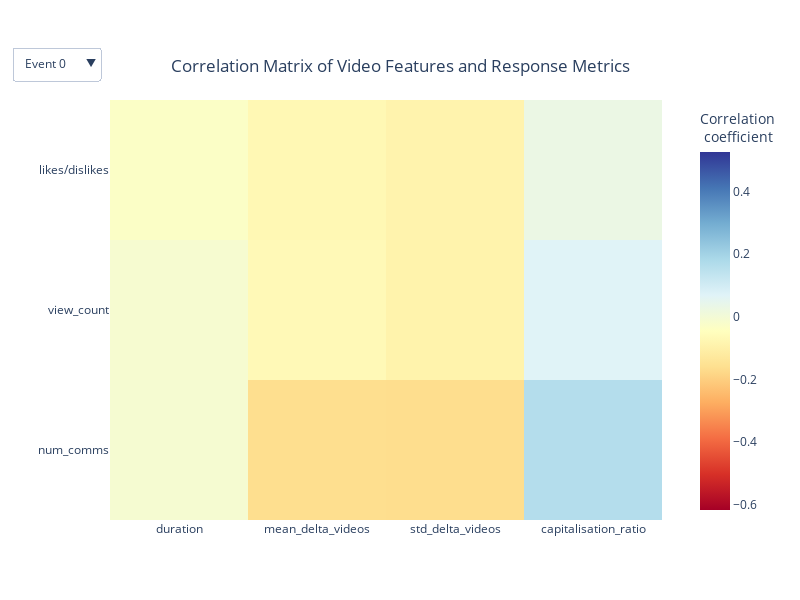

Notebook code cell kept with this figure:
### Code cell
fig = go.FigureWidget(layout={'width':800, 'height': 600})

fig.update_layout(autosize=False,title="Correlation Matrix of Video Features and Response Metrics", title_x=0.5, title_y=0.9, 
                  coloraxis= dict(colorscale='RdYlBu', colorbar={"title":"Correlation <br> coefficient", "x":1.05}))

list_of_events = ['Event 0', 'Event 1', 'Event 2', 'Event 3', 'Event 4', 'Event 5', 'Event 6', 'Event 7', 'Event 8', 'Event 9', 'Event 10', 'Event 11']

buttons = []

for i in range(len(list_of_events)):
    fig.add_trace(go.Heatmap(z=correlations[i][len(x_labels):,:len(x_labels)], x=x_labels, y=y_labels, coloraxis = 'coloraxis', name='Event '+str(i),
                  hovertemplate = "Correlation coefficient: %{z:.2f})<extra></extra>"))
    fig.add_trace(go.Heatmap(z=pvalues[i][len(x_labels):,:len(x_labels)], x=x_labels, y=y_labels, opacity=0, colorbar={"title":"p-value"}, showscale=False,
                  hovertemplate = "p-value: %{z:.2f}<extra></extra>"))
    buttons.append(dict(args=[{'visible': [False]*i*2+ [True, True] + [False]*(len(list_of_events)-i-1)*2}], label=list_of_events[i], method="restyle"))
    
fig.update_layout(
    updatemenus=[
        dict(
            buttons=list(buttons),
            direction="down",
            pad={"r": 10, "t": 10},
            showactive=True,
            x=0,
            xanchor="right",
            y=1.15,
            yanchor="top"
        ),
    ],
    hovermode='x'
)

fig.show(update_display=True)

### Figure 1 — Plotly figure (JSON) as saved in the notebook; plotly's stock layout.template omitted (floating-point values rounded to 4 significant figures)
{"data": [{"coloraxis": "coloraxis", "hovertemplate": "Correlation coefficient: %{z:.2f})<extra></extra>", "name": "Event 0", "type": "heatmap", "uid": "9895decc-069d-45b0-8481-bc6124a56ab1", "x": ["duration", "mean_delta_videos", "std_delta_videos", "capitalisation_ratio"], "y": ["num_comms", "view_count", "likes/dislikes"], "z": [[0.01658, -0.006301, -0.002989, 0.0237], [0.02938, -0.007128, -0.0156, 0.01811], [-0.004857, -0.1699, -0.1506, 0.04509]]}, {"colorbar": {"title": {"text": "p-value"}}, "hovertemplate": "p-value: %{z:.2f}<extra></extra>", "opacity": 0, "showscale": false, "type": "heatmap", "uid": "ca770edc-9c26-4a12-8ba9-d394920a8934", "x": ["duration", "mean_delta_videos", "std_delta_videos", "capitalisation_ratio"], "y": ["num_comms", "view_count", "likes/dislikes"], "z": [[4.491e-15, 0.002893, 0.1576, 3.722e-29], [6.896e-44, 0.0007517, 1.635e-13, 1.09e-17], [0.02166, 0, 0, 6.384e-101]]}, {"coloraxis": "coloraxis", "hovertemplate": "Correlation coefficient: %{z:.2f})<extra></extra>", "name": "Event 1", "type": "heatmap", "uid": "5078aaef-2728-46ea-8c61-98bc4394a8f7", "x": ["duration", "mean_delta_videos", "std_delta_videos", "capitalisation_ratio"], "y": ["num_comms", "view_count", "likes/dislikes"], "z": [[0.04508, 0.01716, -0.02615, 0.0442], [0.02329, 0.01073, -0.01721, 0.02142], [0.0283, -0.1568, -0.1769, 0.07902]]}, {"colorbar": {"title": {"text": "p-value"}}, "hovertemplate": "p-value: %{z:.2f}<extra></extra>", "opacity": 0, "showscale": false, "type": "heatmap", "uid": "14f9b811-331a-4949-95ce-d379ebffd07a", "x": ["duration", "mean_delta_videos", "std_delta_videos", "capitalisation_ratio"], "y": ["num_comms", "view_count", "likes/dislikes"], "z": [[7.852e-73, 6.495e-12, 1.219e-25, 4.19e-70], [1.149e-20, 1.749e-05, 5.691e-12, 9.864e-18], [9.594e-30, 0, 0, 3.374e-220]]}, {"coloraxis": "coloraxis", "hovertemplate": "Correlation coefficient: %{z:.2f})<extra></extra>", "name": "Event 2", "type": "heatmap", "uid": "7c9f8aa1-9dc6-49f0-b132-762c30fe426d", "x": ["duration", "mean_delta_videos", "std_delta_videos", "capitalisation_ratio"], "y": ["num_comms", "view_count", "likes/dislikes"], "z": [[0.1379, -0.09764, -0.01523, 0.01764], [0.2293, -0.04726, 0.07263, 0.009519], [-0.03519, -0.1418, -0.1257, -0.01458]]}, {"colorbar": {"title": {"text": "p-value"}}, "hovertemplate": "p-value: %{z:.2f}<extra></extra>", "opacity": 0, "showscale": false, "type": "heatmap", "uid": "42748256-c4ee-49d6-9651-cf6423fa5d88", "x": ["duration", "mean_delta_videos", "std_delta_videos", "capitalisation_ratio"], "y": ["num_comms", "view_count", "likes/dislikes"], "z": [[0.001234, 0.0225, 0.7226, 0.6808], [6.024e-08, 0.2703, 0.09, 0.8244], [0.4118, 0.0008951, 0.003256, 0.734]]}, {"coloraxis": "coloraxis", "hovertemplate": "Correlation coefficient: %{z:.2f})<extra></extra>", "name": "Event 3", "type": "heatmap", "uid": "3140a1ae-869f-4d67-a1ce-0e9ba916c8d5", "x": ["duration", "mean_delta_videos", "std_delta_videos", "capitalisation_ratio"], "y": ["num_comms", "view_count", "likes/dislikes"], "z": [[0.03378, -0.02483, -0.01446, 0.07802], [0.04216, 0.002685, -0.006152, 0.02577], [0.02619, -0.2705, -0.2818, 0.113]]}, {"colorbar": {"title": {"text": "p-value"}}, "hovertemplate": "p-value: %{z:.2f}<extra></extra>", "opacity": 0, "showscale": false, "type": "heatmap", "uid": "7c099826-26ad-43fd-b0c5-78909dc23681", "x": ["duration", "mean_delta_videos", "std_delta_videos", "capitalisation_ratio"], "y": ["num_comms", "view_count", "likes/dislikes"], "z": [[0.06154, 0.1695, 0.4235, 1.534e-05], [0.01961, 0.8819, 0.7336, 0.1538], [0.1473, 1.605e-52, 4.701e-57, 3.596e-10]]}, {"coloraxis": "coloraxis", "hovertemplate": "Correlation coefficient: %{z:.2f})<extra></extra>", "name": "Event 4", "type": "heatmap", "uid": "6775628b-61a3-4485-9f22-24c833201678", "x": ["duration", "mean_delta_videos", "std_delta_videos", "capitalisation_ratio"], "y": ["num_comms", "view_count", "likes/dislikes"], "z": [[0.01208, -0.0158, 0.01509, 0.01543], [0.0301, -0.01767, -0.01448, 0.01473], [-0.009514, -0.1581, -0.1376, 0.04071]]}, {"colorbar": {"title": {"text": "p-value"}}, "hovertemplate": "p-value: %{z:.2f}<extra></extra>", "opacity": 0, "showscale": false, "type": "heatmap", "uid": "4e92e3b5-8fad-4bdf-8b46-1ca02c4a8a11", "x": ["duration", "mean_delta_videos", "std_delta_videos", "capitalisation_ratio"], "y": ["num_comms", "view_count", "likes/dislikes"], "z": [[5.35e-06, 2.643e-09, 1.309e-08, 6.09e-09], [8.175e-30, 2.78e-11, 4.912e-08, 2.838e-08], [0.0003376, 0, 0, 3.831e-53]]}, {"coloraxis": "coloraxis", "hovertemplate": "Correlation coefficient: %{z:.2f})<extra></extra>", "name": "Event 5", "type": "heatmap", "uid": "a72b56ee-2351-4e95-832e-0b749f145d76", "x": ["duration", "mean_delta_videos", "std_delta_videos", "capitalisation_ratio"], "y": ["num_comms", "view_count", "likes/dislikes"], "z": [[-0.008659, -0.1019, -0.1258, 0.05679], [0.02938, -0.005893, -0.03862, 0.02074], [0.02463, -0.3157, -0.3202, 0.06752]]}, {"colorbar": {"title": {"text": "p-value"}}, "hovertemplate": "p-value: %{z:.2f}<extra></extra>", "opacity": 0, "showscale": false, "type": "heatmap", "uid": "e03dc689-0693-4685-ba08-06de0c95d050", "x": ["duration", "mean_delta_videos", "std_delta_videos", "capitalisation_ratio"], "y": ["num_comms", "view_count", "likes/dislikes"], "z": [[0.6722, 6.01e-07, 6.69e-10, 0.005472], [0.1509, 0.7733, 0.05902, 0.3107], [0.2286, 1.797e-56, 3.754e-58, 0.0009542]]}, {"coloraxis": "coloraxis", "hovertemplate": "Correlation coefficient: %{z:.2f})<extra></extra>", "name": "Event 6", "type": "heatmap", "uid": "1439f5da-a38e-46ba-b3ac-e3590028764e", "x": ["duration", "mean_delta_videos", "std_delta_videos", "capitalisation_ratio"], "y": ["num_comms", "view_count", "likes/dislikes"], "z": [[0.0106, -0.06434, -0.1461, 0.1568], [0.05103, -0.03728, -0.08972, 0.08581], [-0.003049, -0.01922, -0.1888, 0.1626]]}, {"colorbar": {"title": {"text": "p-value"}}, "hovertemplate": "p-value: %{z:.2f}<extra></extra>", "opacity": 0, "showscale": false, "type": "heatmap", "uid": "e9997811-b027-46b6-9580-4f595cf1d2af", "x": ["duration", "mean_delta_videos", "std_delta_videos", "capitalisation_ratio"], "y": ["num_comms", "view_count", "likes/dislikes"], "z": [[0.6599, 0.007484, 1.071e-09, 5.66e-11], [0.03398, 0.1215, 0.0001889, 0.0003569], [0.8993, 0.4246, 2.531e-15, 1.067e-11]]}, {"coloraxis": "coloraxis", "hovertemplate": "Correlation coefficient: %{z:.2f})<extra></extra>", "name": "Event 7", "type": "heatmap", "uid": "9e76419d-139f-4575-afc7-4512d223eef1", "x": ["duration", "mean_delta_videos", "std_delta_videos", "capitalisation_ratio"], "y": ["num_comms", "view_count", "likes/dislikes"], "z": [[0.5252, -0.1758, -0.1604, 0.1292], [0.2499, -0.24, -0.09952, -0.05119], [-0.1398, -0.1205, -0.2833, 0.1249]]}, {"colorbar": {"title": {"text": "p-value"}}, "hovertemplate": "p-value: %{z:.2f}<extra></extra>", "opacity": 0, "showscale": false, "type": "heatmap", "uid": "bae8190a-1b4c-4b36-84ce-7b24c904b0e7", "x": ["duration", "mean_delta_videos", "std_delta_videos", "capitalisation_ratio"], "y": ["num_comms", "view_count", "likes/dislikes"], "z": [[7.071e-06, 0.1614, 0.2018, 0.3051], [0.04464, 0.05413, 0.4302, 0.6855], [0.2667, 0.3389, 0.02222, 0.3214]]}, {"coloraxis": "coloraxis", "hovertemplate": "Correlation coefficient: %{z:.2f})<extra></extra>", "name": "Event 8", "type": "heatmap", "uid": "edb60c86-def6-42d6-925c-0b7aea192671", "x": ["duration", "mean_delta_videos", "std_delta_videos", "capitalisation_ratio"], "y": ["num_comms", "view_count", "likes/dislikes"], "z": [[0.02666, -0.1313, -0.1079, 0.09274], [0.03527, -0.1127, -0.05553, 0.04185], [0.04054, -0.1682, -0.3203, 0.2125]]}, {"colorbar": {"title": {"text": "p-value"}}, "hovertemplate": "p-value: %{z:.2f}<extra></extra>", "opacity": 0, "showscale": false, "type": "heatmap", "uid": "783f3ed1-7c1a-4a37-9b1d-d2d462d35b00", "x": ["duration", "mean_delta_videos", "std_delta_videos", "capitalisation_ratio"], "y": ["num_comms", "view_count", "likes/dislikes"], "z": [[0.7065, 0.06247, 0.1265, 0.1893], [0.6182, 0.1103, 0.4325, 0.5543], [0.5667, 0.01671, 3.363e-06, 0.00239]]}, {"coloraxis": "coloraxis", "hovertemplate": "Correlation coefficient: %{z:.2f})<extra></extra>", "name": "Event 9", "type": "heatmap", "uid": "d8b9c825-34e3-4703-8a87-11e84e1ed0d4", "x": ["duration", "mean_delta_videos", "std_delta_videos", "capitalisation_ratio"], "y": ["num_comms", "view_count", "likes/dislikes"], "z": [[0.02291, -0.01582, -0.0155, 0.07546], [0.02368, 0.002025, -0.01444, 0.04358], [0.04657, -0.2602, -0.2199, 0.1574]]}, {"colorbar": {"title": {"text": "p-value"}}, "hovertemplate": "p-value: %{z:.2f}<extra></extra>", "opacity": 0, "showscale": false, "type": "heatmap", "uid": "56ec728c-000a-4e0a-8b67-0dad79b743f6", "x": ["duration", "mean_delta_videos", "std_delta_videos", "capitalisation_ratio"], "y": ["num_comms", "view_count", "likes/dislikes"], "z": [[0.01662, 0.0983, 0.1052, 2.847e-15], [0.01333, 0.8324, 0.1313, 5.206e-06], [1.116e-06, 1.625e-168, 9.448e-120, 1.528e-61]]}, {"coloraxis": "coloraxis", "hovertemplate": "Correlation coefficient: %{z:.2f})<extra></extra>", "name": "Event 10", "type": "heatmap", "uid": "57ba9064-d83d-4691-bfa3-942008780a8f", "x": ["duration", "mean_delta_videos", "std_delta_videos", "capitalisation_ratio"], "y": ["num_comms", "view_count", "likes/dislikes"], "z": [[-0.108, -0.3561, -0.617, -0.031], [-0.07604, -0.1849, -0.338, -0.02267], [0.2781, -0.5571, -0.5728, -0.07614]]}, {"colorbar": {"title": {"text": "p-value"}}, "hovertemplate": "p-value: %{z:.2f}<extra></extra>", "opacity": 0, "showscale": false, "type": "heatmap", "uid": "b2a159a3-7d47-4ec2-a636-9f045315bf6c", "x": ["duration", "mean_delta_videos", "std_delta_videos", "capitalisation_ratio"], "y": ["num_comms", "view_count", "likes/dislikes"], "z": [[0.3497, 0.001479, 2.302e-09, 0.789], [0.511, 0.1074, 0.00264, 0.8449], [0.01433, 1.423e-07, 5.209e-08, 0.5104]]}, {"coloraxis": "coloraxis", "hovertemplate": "Correlation coefficient: %{z:.2f})<extra></extra>", "name": "Event 11", "type": "heatmap", "uid": "bb971be1-58a1-4ff4-9a73-163f587e7cf4", "x": ["duration", "mean_delta_videos", "std_delta_videos", "capitalisation_ratio"], "y": ["num_comms", "view_count", "likes/dislikes"], "z": [[-0.01062, -0.1621, -0.1652, 0.1632], [-0.0122, -0.06634, -0.09169, 0.06706], [-0.0324, -0.07308, -0.09003, 0.02787]]}, {"colorbar": {"title": {"text": "p-value"}}, "hovertemplate": "p-value: %{z:.2f}<extra></extra>", "opacity": 0, "showscale": false, "type": "heatmap", "uid": "93f71157-8345-4a1d-9d18-81f77a8fc87d", "x": ["duration", "mean_delta_videos", "std_delta_videos", "capitalisation_ratio"], "y": ["num_comms", "view_count", "likes/dislikes"], "z": [[0.7413, 3.994e-07, 2.347e-07, 3.298e-07], [0.7047, 0.03904, 0.004305, 0.03696], [0.3139, 0.02299, 0.005058, 0.3865]]}], "layout": {"autosize": false, "coloraxis": {"colorbar": {"title": {"text": "Correlation <br> coefficient"}, "x": 1.05}, "colorscale": [[0, "rgb(165,0,38)"], [0.1, "rgb(215,48,39)"], [0.2, "rgb(244,109,67)"], [0.3, "rgb(253,174,97)"], [0.4, "rgb(254,224,144)"], [0.5, "rgb(255,255,191)"], [0.6, "rgb(224,243,248)"], [0.7, "rgb(171,217,233)"], [0.8, "rgb(116,173,209)"], [0.9, "rgb(69,117,180)"], [1, "rgb(49,54,149)"]]}, "height": 600, "hovermode": "x", "title": {"text": "Correlation Matrix of Video Features and Response Metrics", "x": 0.5, "y": 0.9}, "updatemenus": [{"buttons": [{"args": [{"visible": [true, true, false, false, false, false, false, false, false, false, false, false, false, false, false, false, false, false, false, false, false, false, false, false]}], "label": "Event 0", "method": "restyle"}, {"args": [{"visible": [false, false, true, true, false, false, false, false, false, false, false, false, false, false, false, false, false, false, false, false, false, false, false, false]}], "label": "Event 1", "method": "restyle"}, {"args": [{"visible": [false, false, false, false, true, true, false, false, false, false, false, false, false, false, false, false, false, false, false, false, false, false, false, false]}], "label": "Event 2", "method": "restyle"}, {"args": [{"visible": [false, false, false, false, false, false, true, true, false, false, false, false, false, false, false, false, false, false, false, false, false, false, false, false]}], "label": "Event 3", "method": "restyle"}, {"args": [{"visible": [false, false, false, false, false, false, false, false, true, true, false, false, false, false, false, false, false, false, false, false, false, false, false, false]}], "label": "Event 4", "method": "restyle"}, {"args": [{"visible": [false, false, false, false, false, false, false, false, false, false, true, true, false, false, false, false, false, false, false, false, false, false, false, false]}], "label": "Event 5", "method": "restyle"}, {"args": [{"visible": [false, false, false, false, false, false, false, false, false, false, false, false, true, true, false, false, false, false, false, false, false, false, false, false]}], "label": "Event 6", "method": "restyle"}, {"args": [{"visible": [false, false, false, false, false, false, false, false, false, false, false, false, false, false, true, true, false, false, false, false, false, false, false, false]}], "label": "Event 7", "method": "restyle"}, {"args": [{"visible": [false, false, false, false, false, false, false, false, false, false, false, false, false, false, false, false, true, true, false, false, false, false, false, false]}], "label": "Event 8", "method": "restyle"}, {"args": [{"visible": [false, false, false, false, false, false, false, false, false, false, false, false, false, false, false, false, false, false, true, true, false, false, false, false]}], "label": "Event 9", "method": "restyle"}, {"args": [{"visible": [false, false, false, false, false, false, false, false, false, false, false, false, false, false, false, false, false, false, false, false, true, true, false, false]}], "label": "Event 10", "method": "restyle"}, {"args": [{"visible": [false, false, false, false, false, false, false, false, false, false, false, false, false, false, false, false, false, false, false, false, false, false, true, true]}], "label": "Event 11", "method": "restyle"}], "direction": "down", "pad": {"r": 10, "t": 10}, "showactive": true, "x": 0, "xanchor": "right", "y": 1.15, "yanchor": "top"}], "width": 800}}
